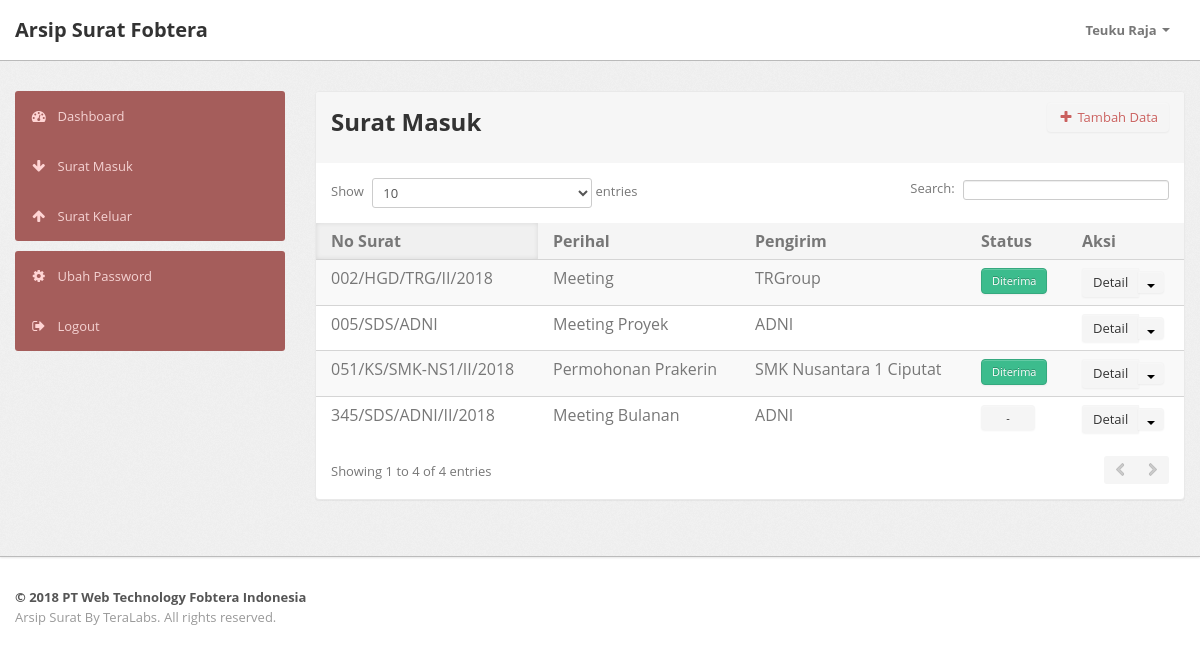
The page /inbox.php (signed in) on the database its author committed.
### tables this page shows
CREATE TABLE IF NOT EXISTS `inbox` (
  `id_surat` int(7) NOT NULL AUTO_INCREMENT,
  `id_user` int(5) NOT NULL,
  `jenis` varchar(50) NOT NULL,
  `tanggal_kirim` date NOT NULL,
  `tanggal_terima` date NOT NULL,
  `no_surat` varchar(50) NOT NULL,
  `pengirim` varchar(50) NOT NULL,
  `perihal` varchar(50) NOT NULL,
  PRIMARY KEY (`id_surat`),
  KEY `id_user` (`id_user`)
);

### include/auth.php (called while the page is built, shortened)
<?php
$arsipsurat	=	"http://".$_SERVER['SERVER_NAME']."/app_surat/";
$assets		= 	$arsipsurat. "assets/";
$include	=	$arsipsurat. "include/";
$inbox		=	$arsipsurat. "inbox.php";
$outbox		=	$arsipsurat. "outbox.php";
$namausr	=	$_SESSION['nama'];
?>

### inbox.php (the view, shortened to what this page needs)
<?php
include "include/auth.php";
include "include/config.php";
$sql = "SELECT * from inbox";
$query = mysql_query ($sql,$connect);
$titlepage = "Surat Masuk";
include "include/header.php";
?>
        <div class="wrapper">
            <div class="container">
                <div class="row">
				<?php include "include/menu.php";?>
                     <div class="span9">
                        <div class="content">
                            <div class="module">
                                <div class="module-head">
								<a href="proses/input_inbox.php" class="btn btn-module pull-right"><i class="icon-plus"></i> Tambah Data</a>
                                    <h2><?php echo $titlepage;?> </h2>
                                </div>
                                <div class="module-body table">
                                    <table cellpadding="0" cellspacing="0" border="0" class="datatable-1 table table-striped display"
                                        width="100%">
                                        <thead>
                                            <tr>
                                                <th>No Surat</th>
												<th>Perihal</th>
												<th>Pengirim</th>
												<th>Status</th>
												<th>Aksi</th>
                                            </tr>
                                        </thead>
                                        <tbody>
										<?php
										while($data = mysql_fetch_array ($query)){
											$tarik = mysql_query("select * from disposisi where id_surat='$data[id_surat]'",$connect);
											$cek1 = mysql_num_rows($tarik);
											$cek = mysql_fetch_array($tarik); ?>
                                            <tr>
                                                <td><?php echo $data['no_surat'];?></td>
												<td><?php echo $data['perihal'];?></td>
												<td><?php echo $data['pengirim'];?></td>
												<td><?php if($cek['status'] == 'Diterima'){ echo '<a class="btn btn-small btn-success">Diterima</a>';} if($cek1 == 0){ echo '<a class="btn btn-small">&nbsp;&nbsp;&nbsp;&nbsp;&nbsp;-&nbsp;&nbsp;&nbsp;&nbsp;&nbsp;</a>';} ?>
												<td>
													<div class="btn-group">
														<a href="proses/detail_inbox.php?id=<?php echo $data['id_surat'];?>" class="btn btn-small">Detail</a>
														<a type="button" class="btn dropdown-toggle" data-toggle="dropdown">
															<span class="caret"></span>
														</a>
													</div>
												</td>
                                            </tr>
										<?php } ?>
										</tbody>
									</table>
								</div>
							</div>
                        </div>
                    </div>
                </div>
            </div>
        </div>
<?php include "include/footer.php";?>

### include/header.php (shortened to what this page needs)
<html>
<head>
    <head>
        <link type="text/css" href="<?php echo $assets;?>bootstrap/css/bootstrap.min.css" rel="stylesheet">
        <link type="text/css" href="<?php echo $assets;?>bootstrap/css/bootstrap-responsive.min.css" rel="stylesheet">
        <link type="text/css" href="<?php echo $assets;?>css/theme.css" rel="stylesheet">
        <link type="text/css" href="<?php echo $assets;?>images/icons/css/font-awesome.css" rel="stylesheet">
    </head>
    <body>
        <div class="navbar navbar-fixed-top">
            <div class="navbar-inner">
                <div class="container">
                    <a class="brand" href="<?php echo $arsipsurat;?>">Arsip Surat <?php echo $company_short_name;?> </a>
                    <div class="nav-collapse collapse navbar-inverse-collapse">
                        <ul class="nav pull-right">
                            <li class="nav-user dropdown"><a href="#" class="dropdown-toggle" data-toggle="dropdown"><?php echo $namausr; ?>
                                <b class="caret"></b></a>
                            </li>
                        </ul>
                    </div>
                </div>
            </div>
        </div>

### include/menu.php (shortened to what this page needs)
<div class="span3 desktop-only">
    <div class="sidebar">
        <ul class="widget widget-menu unstyled">
            <li>
				<a href="<?php echo $arsipsurat;?>"><i class="menu-icon icon-dashboard"></i>Dashboard</a>
			</li>
            <li>
				<a href="<?php echo $inbox;?>"><i class="menu-icon icon-arrow-down"></i>Surat Masuk </a>
			</li>
            <li>
				<a href="<?php echo $outbox;?>"><i class="menu-icon icon-arrow-up"></i>Surat Keluar</a>
			</li>
        </ul>
		<ul class="widget widget-menu unstyled">
			<li>
				<a href="<?php echo $include;?>editpwd.php"><i class="menu-icon icon-cog"></i>Ubah Password </a>
			</li>
			<li><a href="<?php echo $include;?>logout.php"><i class="menu-icon icon-signout"></i>Logout </a></li>
		</ul>
    </div>
</div>

### include/footer.php (shortened to what this page needs)
<div class="footer">
	<div class="container">
		<?php copyright(); ?>
	</div>
</div>
</body>

### include/config.php (shortened to what this page needs)
<?php
$company = array(
		'name' 		 => 'Fobtera Indonesia',
		'short_name' => 'Fobtera',
		'long_name'  => 'PT Web Technology Fobtera Indonesia'
		);
 $version = "1.2"; $build_year="2018";
	$company_name = $company['long_name'];
	$company_short_name = $company['short_name'];
		function copyright(){
			global $company_name, $build_year, $version;
			echo '<b class="copyright">&copy;';
			if(date("Y") > $build_year){
				echo ' '.$build_year.' - '.date("Y").' '.$company_name;
			}else if(date("Y") < $build_year){
				echo ' '.$build_year.' '.$company_name;
				echo "<script>alert('Tanggal anda tidak akurat, Aplikasi mungkin tidak berjalan dengan baik. Perbaiki setelan tanggal anda!')</script>";
			}else{
				echo ' '.$build_year.' '.$company_name;
			};
			echo '</b><br/>Arsip Surat By TeraLabs. All rights reserved.';
		}
?>

### assets/css/theme.css (style rules this page uses)
body { font-size: 13px; font-family: 'Open Sans', Arial, sans-serif; background: #fff; color: #777 }
h1, h2, h3, h4, h5, h6 { color: #333; margin-top: 0 }
h2 { font-size: 24px }
strong, b { color: #555 }
.wrapper { background: url(../images/bg.png) #eee; border-bottom: 1px solid #bbb; -webkit-box-shadow: 0 1px 2px rgba(0,0,0,0.1); -moz-box-shadow: 0 1px 2px rgba(0,0,0,0.1); box-shadow: 0 1px 2px rgba(0,0,0,0.1); padding: 30px 0; min-height: 435px; }
.footer { color: #999; padding: 30px 0 30px; }
.btn-module { color: #ca615f; }
body [class^="icon-"], body [class*=" icon-"] { font-size: 14px; line-height: 20px; height: 20px }
.module { background: #fff; -webkit-border-radius: 3px; -moz-border-radius: 3px; border-radius: 3px; border: 1px solid #ccc; border-bottom-color: #bbb; -webkit-box-shadow: 0 0 1px rgba(0,0,0,0.2); -moz-box-shadow: 0 0 1px rgba(0,0,0,0.2); box-shadow: 0 0 1px rgba(0,0,0,0.2); margin-bottom: 30px }
.navbar { position: static!important; margin: 0!important }
.navbar .navbar-inner { background: #fff; border-bottom: 1px solid #bbb; -webkit-box-shadow: 0 1px 2px rgba(0,0,0,0.15); -moz-box-shadow: 0 1px 2px rgba(0,0,0,0.15); box-shadow: 0 1px 2px rgba(0,0,0,0.15) }
.navbar .brand { color: #333; font-weight: bold; font-size: 20px; margin-right: 20px; padding: 20px }
.navbar .nav>li>a { padding: 20px 15px; font-weight: bold; color: #777 }
.nav-user>a { height: 20px }
.btn, .btn-box { -webkit-border-radius: 3px; -moz-border-radius: 3px; border-radius: 3px }
.btn [class^="icon-"], .btn-box [class^="icon-"], .btn [class*=" icon-"], .btn-box [class*=" icon-"] { min-width: 16px; text-align: center; display: inline-block!important }
.btn { font-size: 13px; font-weight: 600 }
.btn.btn-mini, .btn.btn-small { font-size: 11px }
.btn-group>.btn:first-child { -webkit-border-top-left-radius: 3px; -moz-border-radius-topleft: 3px; border-top-left-radius: 3px; -webkit-border-bottom-left-radius: 3px; -moz-border-radius-bottomleft: 3px; border-bottom-left-radius: 3px }
.btn-group>.btn, .btn-group>.dropdown-menu, .btn-group>.popover { font-size: 13px; }
.btn { display: inline-block; margin-bottom: 0; font-weight: 400; text-align: center; vertical-align: middle; cursor: pointer; background-image: none; border: 1px solid transparent; white-space: nowrap; padding: 4px 10px; font-size: 13px; line-height: 1.42857; border-radius: 4px; -webkit-user-select: none; -moz-user-select: none; -ms-user-select: none; user-select: none }
.btn-success { color: #fff; background-color: #3cbc8d; border-color: #36a97f }
.table { margin-bottom: 0 }
.table th, .table td { border-color: #d5d5d5!important }
.widget-menu { background: #fff; -webkit-border-radius: 3px; -moz-border-radius: 3px; border-radius: 3px; overflow: hidden }
.widget-menu a { color: #555; display: block; line-height: 20px; padding: 15px; text-decoration: none!important }
.widget-menu .menu-icon { margin-right: 10px; color: #ffd4d4; -webkit-transition: all .2s ease-in-out; -moz-transition: all .2s ease-in-out; transition: all .2s ease-in-out; }
.widget-menu>li>a { background-color: #a55d5b; color: #f5d3d3; -webkit-transition: all .2s ease-in-out; -moz-transition: all .2s ease-in-out; transition: all .2s ease-in-out; }
.module { box-shadow: 0 0 3px rgba(0,0,0,.1); border-color: #e9e9e9; margin-bottom: 20px; background-color: #fff; border-radius: 4px; -webkit-box-shadow: 0 1px 1px rgba(0,0,0,.05); box-shadow: 0 1px 1px rgba(0,0,0,.05); }
.module-head { color: #767676; background-color: #f6f6f6; border-color: #e9e9e9; padding: 10px 15px; border-bottom: 1px solid transparent; border-top-right-radius: 3px; border-top-left-radius: 3px; }
.module-body { padding: 15px }
.module-body.table { padding: 15px 0 }
.module-body.table .table th, .module-body.table .table td { padding-left: 15px; padding-right: 15px }
.dataTables_wrapper table th { background: #f5f5f5; cursor: pointer }
.dataTables_wrapper table th.sorting_asc, .dataTables_wrapper table th.sorting_desc { background: #f0f0f0; -webkit-box-shadow: 0 0 5px rgba(0,0,0,0.1) inset; -moz-box-shadow: 0 0 5px rgba(0,0,0,0.1) inset; box-shadow: 0 0 5px rgba(0,0,0,0.1) inset }
.desktop-only { display:block; }

### rows shown on the page
inbox: no_surat "051/KS/SMK-NS1/II/2018", perihal "Permohonan Prakerin", pengirim "SMK Nusantara 1 Ciputat", shows "Diterima"
inbox: no_surat "005/SDS/ADNI", perihal "Meeting Proyek", pengirim "ADNI"
inbox: no_surat "345/SDS/ADNI/II/2018", perihal "Meeting Bulanan", pengirim "ADNI"
inbox: no_surat "002/HGD/TRG/II/2018", perihal "Meeting", pengirim "TRGroup", shows "Diterima"

### other values the page prints
$company_short_name "Fobtera"
$namausr "Teuku Raja"
$titlepage "Surat Masuk"
$build_year "2018"
$company_name "PT Web Technology Fobtera Indonesia"
